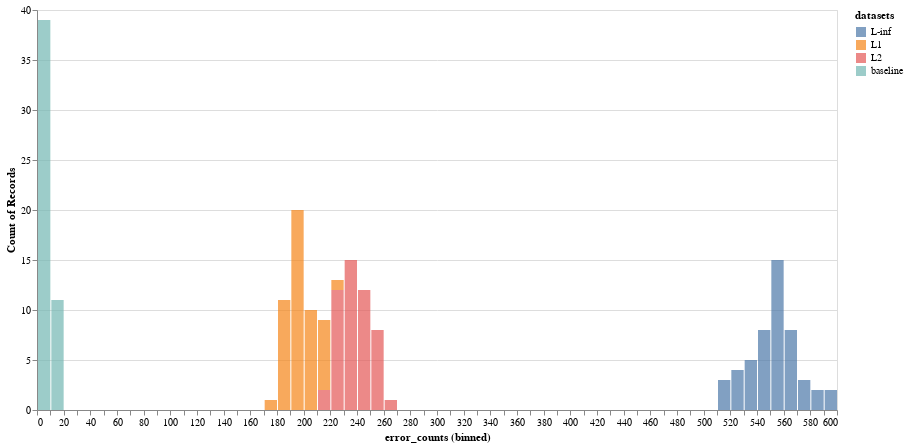

The code cell stored with this chart in its notebook:
### Code cell
import altair as alt
import matplotlib.pyplot as plt

#errors_exploded.hist(column='error_counts', by='datasets', bins=100)

# Create an Altair histogram
alt.Chart(errors_exploded).mark_bar(opacity=0.7).encode(
    x=alt.X("error_counts:Q", bin=alt.Bin(maxbins=100)),  # Histogram binning
    y="count()",  # Frequency count
    color="datasets:N"  # Different colors for each dataset
).properties(
    width=800,  # Increase chart width
    height=400  # Adjust height if needed
).interactive()

### Figure 1 — Vega-Lite specification as saved in the notebook (floating-point values rounded to 4 significant figures; data arrays with more than 128 entries replaced by an {"elided": "..."} marker saying what was removed)
{"config": {"view": {"continuousWidth": 300, "continuousHeight": 300}}, "data": {"name": "data-d62d06334d5b1427ce7388ec85e1cccb"}, "mark": {"type": "bar", "opacity": 0.7}, "encoding": {"color": {"field": "datasets", "type": "nominal"}, "x": {"bin": {"maxbins": 100}, "field": "error_counts", "type": "quantitative"}, "y": {"aggregate": "count", "type": "quantitative"}}, "height": 400, "params": [{"name": "param_10", "select": {"type": "interval", "encodings": ["x", "y"]}, "bind": "scales"}], "width": 800, "$schema": "https://vega.github.io/schema/vega-lite/v5.20.1.json", "datasets": {"data-d62d06334d5b1427ce7388ec85e1cccb": {"elided": "200 records"}}}
